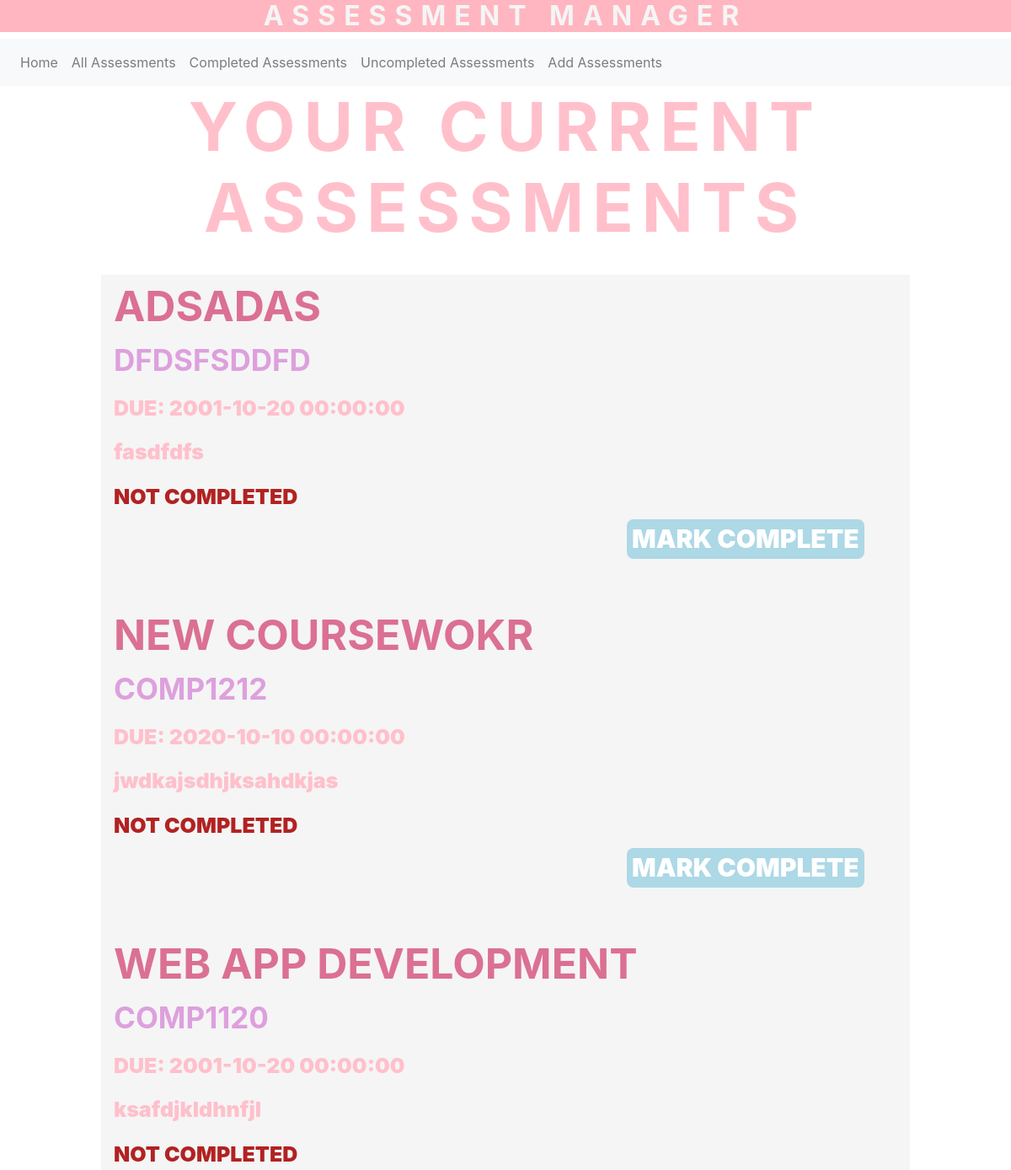
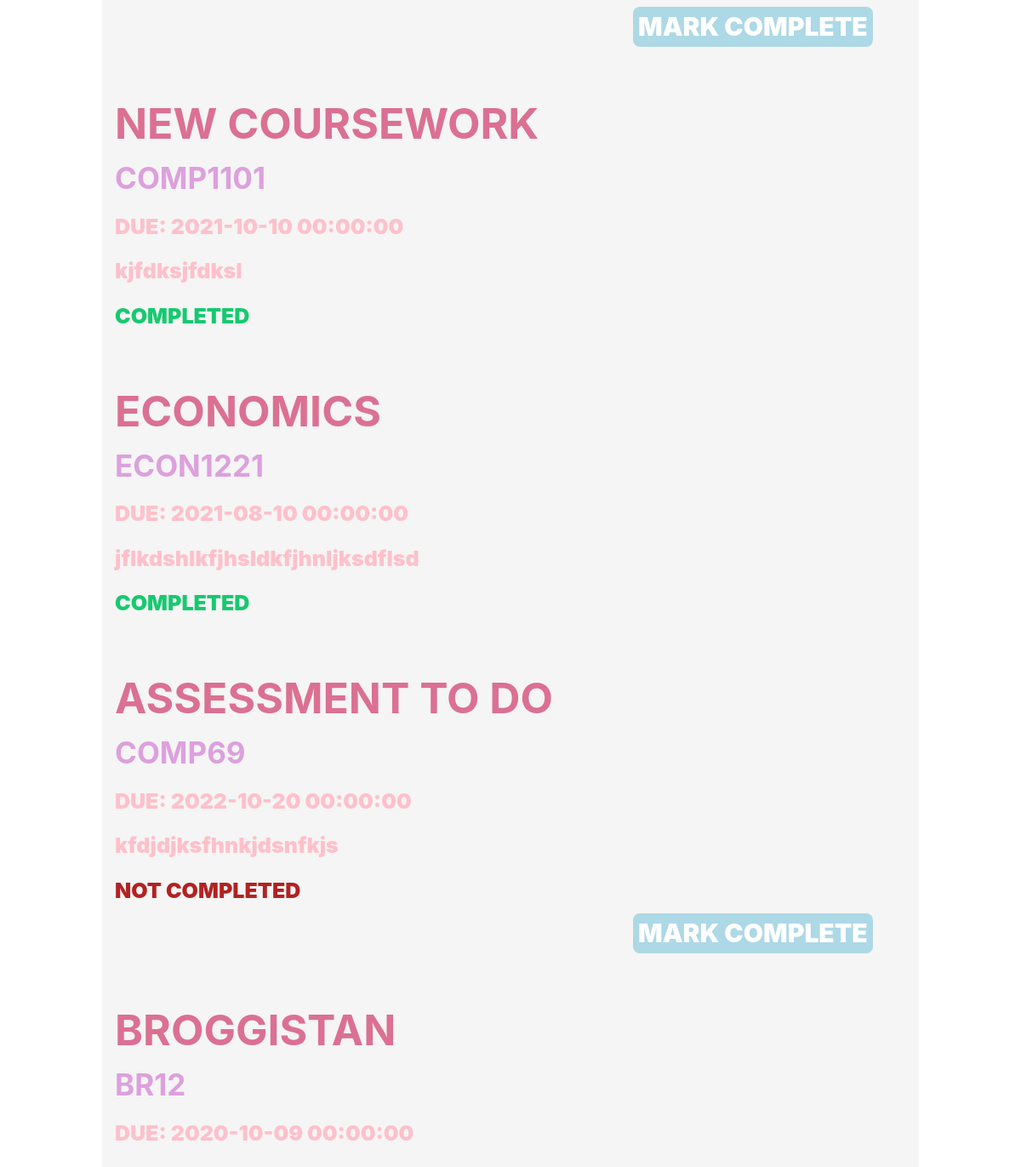
/all (upper part), run on an earlier commit of the app's database (2 pictures, top to bottom).
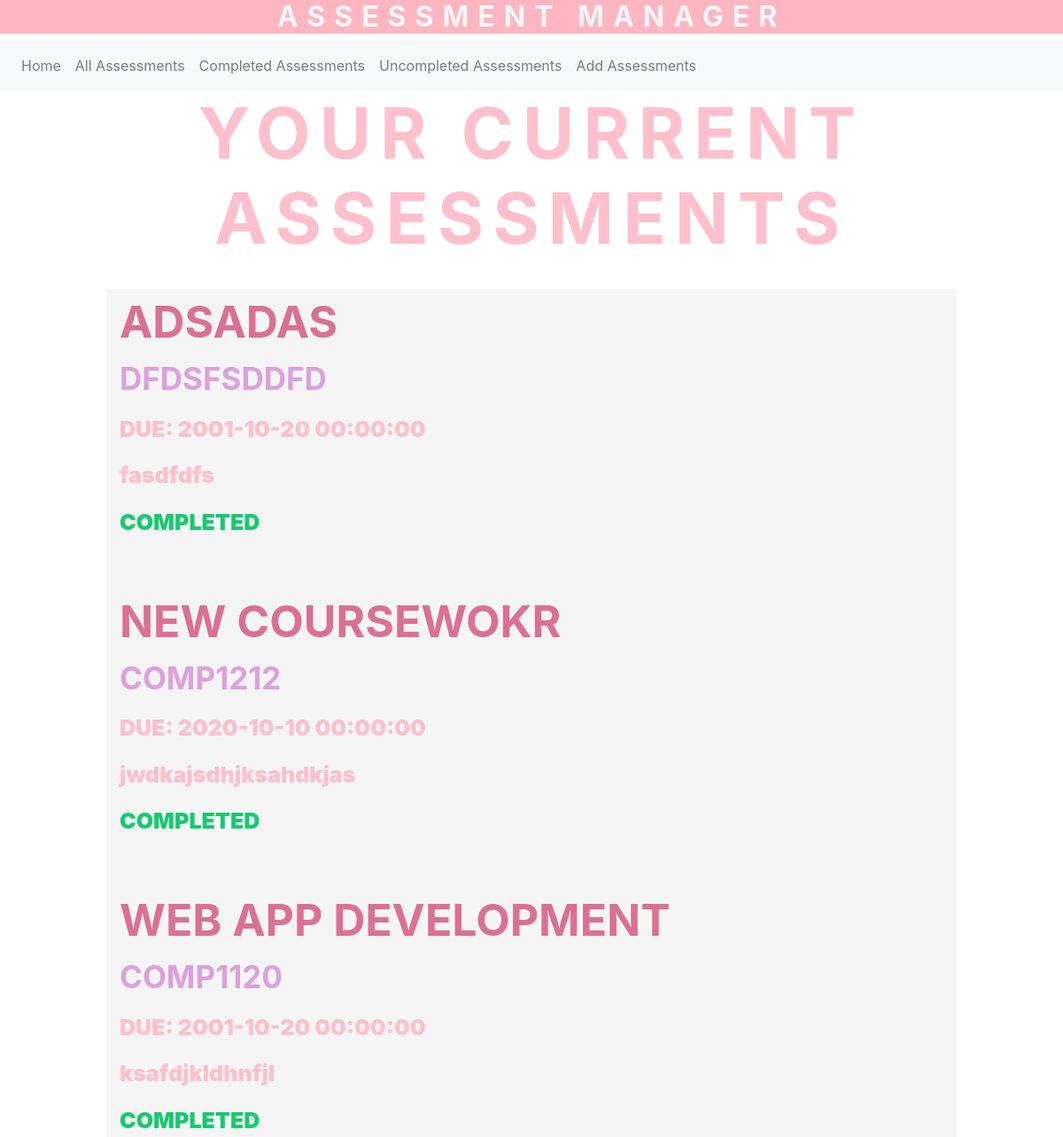
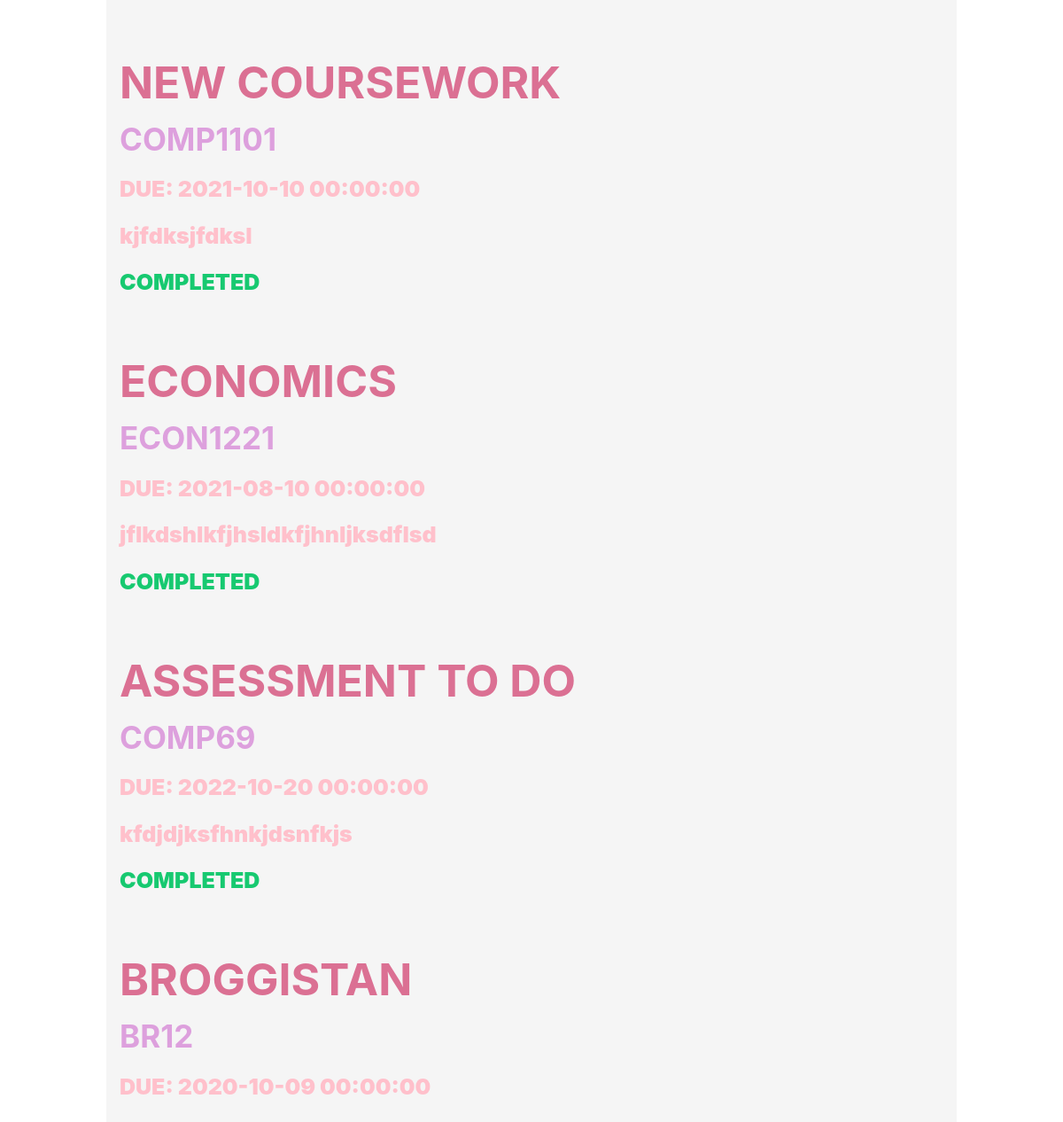
And on a later commit of the database (2 pictures, top to bottom).
### app/models.py (models this page shows)
class Assessment(db.Model):
    name = db.Column(db.String(20), primary_key = True)
    module = db.Column(db.String(20), index = True)
    date = db.Column(db.DateTime)
    description = db.Column(db.String(500), index = True)
    completed = db.Column(db.Boolean)

### app/views.py (the view, shortened to what this page needs)
@app.route('/all', methods = ['GET', 'POST'])
def all():
    database = models.Assessment.query.all()
    testname = request.form.get('test-name')
    return render_template("banner_templates/all.html", database = database)

### app/templates/banner_templates/all.html (shortened to what this page needs)
<!DOCTYPE html>
<html>
  <head>
    <link rel="stylesheet" href="https://stackpath.bootstrapcdn.com/bootstrap/4.2.1/css/bootstrap.min.css">
  </head>
  <div>
      <h2>ASSESSMENT MANAGER</h2>
    </div>
  <body>
   <nav class="navbar navbar-expand-sm navbar-light bg-light">
      <div class="collapse navbar-collapse" id="navbarSupportedContent">
        <ul class="navbar-nav mr-auto">
          <li class="nav-item"><a class="nav-link" href="/">Home <span class="sr-only">(current)</span></a></li>
          <li class="nav-item"><a class="nav-link" href="/all">All Assessments</a></li>
          <li class="nav-item"><a class="nav-link" href="/completed">Completed Assessments</a></li>
          <li class="nav-item"><a class="nav-link" href="/uncompleted">Uncompleted Assessments</a></li>
          <li class="nav-item"><a class="nav-link" href="/add">Add Assessments</a></li>
        </ul>
      </div>
    </nav>
    <div id=cent>
      <h3>
        YOUR CURRENT ASSESSMENTS
      </h3>
    </div>
    <br style = "margin: 20px;">
    <div>
        {% for p in database %}
          <div  class= "box">
            <h7>{{ p.name }}</h7> <br style = "margin: 0px;">
            <h7 style = "color: plum; font-size: 35px;">{{ p.module }}</h8> <br style = "margin: 0px;">
            <h8>Due: {{ p.date }}</h8> <br style = "margin: 0px;">
            <h8 style="text-transform:none;">{{ p.description }}</h8> <br style = "margin: 0px;">
            {% if p.completed == True %}
            <h8 style="color:rgb(23, 201, 112); text-transform:uppercase;">Completed</h8>
            {% else %}
            <h8 style="color:firebrick; text-transform: uppercase;">Not completed</h8>
            {% endif %}
            <br style = "margin: 0px;">
              <div style = "margin-left: 65%; margin-right: 5%">
                {% if p.completed == False %}
                  <form action ="{{ url_for('all') }}" method="post">
                       <input type = "submit" class = "button" value = "MARK COMPLETE">
                  </form>
                {% endif %}
              </div>
            <br style = "margin: 20px;">
          </div>
        {% endfor %}
    </div>
  </body>
</html>

### app/templates/banner_templates/all.html (style rules this page uses)
h2 { text-align: center; background-color: lightpink; color: whitesmoke; font-weight: bolder; letter-spacing: 10px; font-stretch: expanded; }
h3 { text-align: center; background-color: white; color: pink; font-weight: bolder; font-size: 80px; letter-spacing: 10px; font-stretch: ultra-expanded; }
#cent { min-height: 10vh; display: flex; justify-content: center; align-items: center; }
h7 { margin-left: 15px; color: palevioletred; text-transform: uppercase; font-size: 50px; font-weight: bolder; }
h8 { margin-left: 15px; color: pink; font-size: 25px; font-weight: bolder; }
.box { margin-left: 10vw; width: 80vw; background-color: whitesmoke; }

What changed in the data, as far as the page shows it:
changed Assessment "ADSADAS": value "MARK COMPLETE" → (not shown); completed "NOT COMPLETED" → "COMPLETED"
changed Assessment "NEW COURSEWOKR": value "MARK COMPLETE" → (not shown); completed "NOT COMPLETED" → "COMPLETED"
changed Assessment "WEB APP DEVELOPMENT": value "MARK COMPLETE" → (not shown); completed "NOT COMPLETED" → "COMPLETED"
changed Assessment "ASSESSMENT TO DO": value "MARK COMPLETE" → (not shown); completed "NOT COMPLETED" → "COMPLETED"
